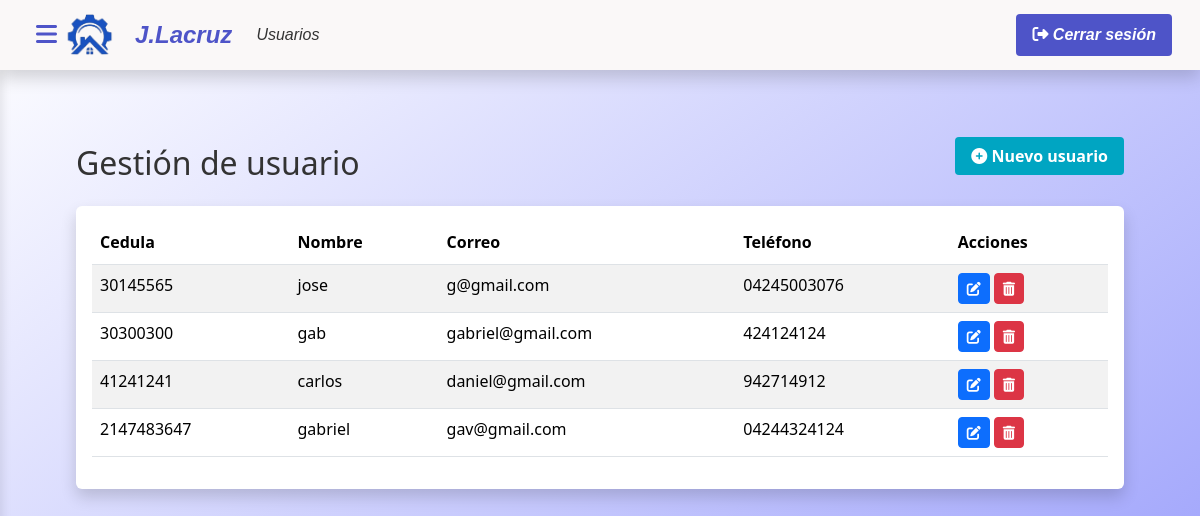
The app's page /index.php?c=usuario&m=index (signed in) with its own data.
### tables this page shows
CREATE TABLE `usuario` (
  `cedula` int(11) NOT NULL,
  `id_rol` int(11) NOT NULL,
  `username` varchar(50) NOT NULL,
  `clave` varchar(300) NOT NULL,
  `telefono` varchar(20) NOT NULL,
  `correo` varchar(100) NOT NULL
);

### modelo/conexion.php (called while the page is built, shortened)
<?php
class Conexion {
    public function __construct() {
    try {
        $this->pdo = new PDO("mysql:host=localhost;dbname=proyecto_lacruz", "root", "");
    } catch (PDOException $e) {
        die("Error de conexión: " . $e->getMessage());
    }
}
}
?>

### modelo/Usuario.php (called while the page is built, shortened)
<?php
require_once 'modelo/conexion.php';
class Usuario extends Conexion {
    public function listar() {
        $sql = "SELECT * FROM usuario";
        $stmt = $this->pdo->query($sql);
        return $stmt->fetchAll(PDO::FETCH_ASSOC);
    }
}

### vista/usuario/index.php (the view, shortened to what this page needs)
<?php require_once('vista/parcial/header.php');
?>
<div class="main-content">
    <div class="container-fluid py-4">
        <div class="row mb-4">
            <div class="col-md-6">
                <h2 class="mb-0">Gestión de usuario</h2>
            </div>
            <div class="col-md-6 text-end" >
                <a href="index.php?c=usuario&m=crear" class="p-btn">
                    <i class="fas fa-plus-circle"></i> Nuevo usuario
                </a>
            </div>
        </div>
        <div class="card">
            <div class="card-body">
                <div class="table-responsive">
                    <table class="table table-striped table-hover">
                        <thead class="table-white">
                            <tr>
                                <th>Cedula</th>
                                <th>Nombre</th>
                                <th>Correo</th>
                                <th>Teléfono</th>
                                <th>Acciones</th>
                            </tr>
                        </thead>
                        <tbody>
                               <?php foreach ($usuarios as $usuario): ?>
                            <tr>
                                <td><?= htmlspecialchars($usuario['cedula']) ?></td>
                                <td><?= htmlspecialchars($usuario['username']) ?></td>
                                <td><?= htmlspecialchars($usuario['correo']) ?></td>
                                <td><?= htmlspecialchars($usuario['telefono']) ?></td>
                                <td>
                                    <a href="index.php?c=usuario&m=actualizar&cedula=<?= $usuario['cedula'] ?>"
                                       class="btn btn-primary btn-sm"  >
                                        <i class="fas fa-edit"></i>
                                    </a>
                                    <a href="index.php?c=usuario&m=eliminar&cedula=<?=$usuario['cedula'] ?>"
                                       class="btn btn-danger btn-sm"
                                       onclick="return confirm('¿Desea eliminar este cliente?');">
                                        <i class="fas fa-trash-alt"></i>
                                    </a>
                                </td>
                            </tr>
                            <?php endforeach; ?>
                        </tbody>
                    </table>
                </div>
            </div>
        </div>
    </div>
</div>
<?php require_once('vista/parcial/footer.php'); ?>

### vista/css/header.css (style rules this page uses)
:root { --body-bg-color:rgb(0, 165, 194); --primary-color: #4e54c8; --secondary-color: #8f94fb; --accent-color: #00d4ff; --dark-color: #1a1a2e; --light-color: rgb(250, 248, 248); --text-dark: #333; --text-light: #fff; --shadow: 0 8px 16px rgba(0, 0, 0, 0.16); --transition: all 0.3s ease; }
* { box-sizing: border-box; margin: 0; padding: 0; }
body { font-family: 'Segoe UI', system-ui, -apple-system, sans-serif; background: linear-gradient(to bottom right,rgb(255, 255, 255), #8f94fb); min-height: 100vh; color: var(--text-dark); line-height: 1.6; margin: 0; padding-top: 56px; }
a { text-decoration: none; color: inherit; }
.p-btn { width: 18rem; font-weight: 700; color: var(--text-light); background-color: var(--body-bg-color); border-radius: 4px; padding: 0.5rem 1rem; transition: var(--transition); border: none; }
.main-content { padding: 2rem; transition: var(--transition); background-color: transparent; margin-left: 0; min-height: calc(100vh - 56px); }
.card { border: none; box-shadow: var(--shadow); ; transition: var(--transition); }

### records on screen
usuario: cedula "30145565", username "jose", correo "g@gmail.com", telefono "04245003076"
usuario: cedula "30300300", username "gab", correo "gabriel@gmail.com", telefono "424124124"
usuario: cedula "41241241", username "carlos", correo "daniel@gmail.com", telefono "942714912"
usuario: cedula "2147483647", username "gabriel", correo "gav@gmail.com", telefono "04244324124"
